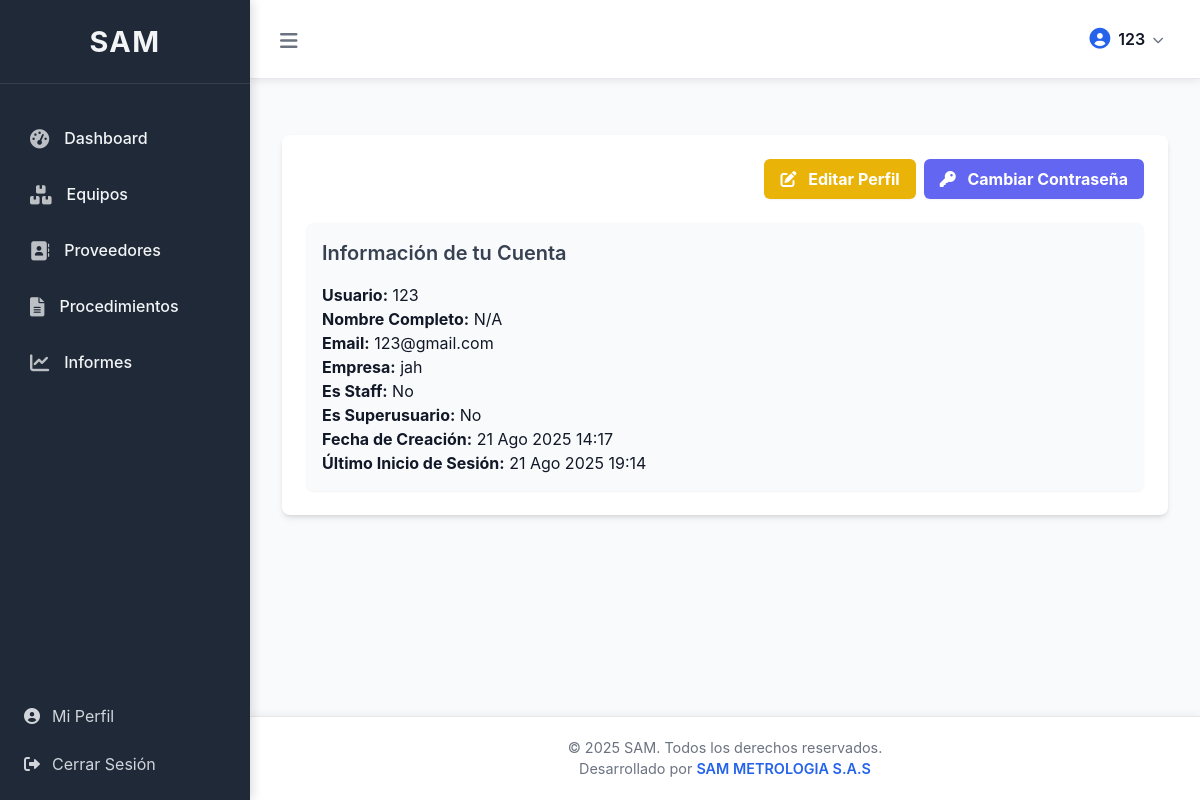
Page /core/perfil/ (signed in) on the earlier database version.
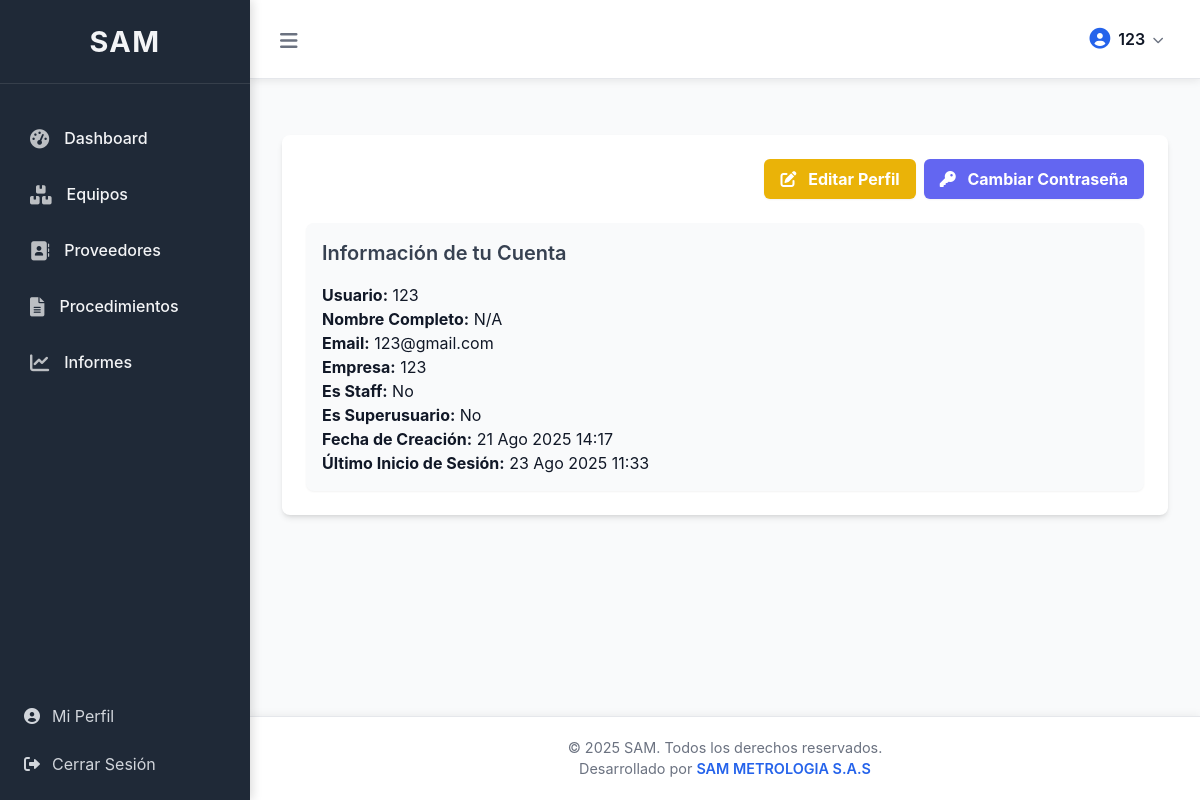
Same page on the later database version.
### core/models.py (models this page shows, shortened)
class CustomUser(AbstractUser):
    empresa = models.ForeignKey(Empresa, on_delete=models.SET_NULL, null=True, blank=True, related_name='usuarios_empresa') # Cambiado related_name
    groups = models.ManyToManyField(
        'auth.Group',
        related_name='customuser_groups', # related_name único para evitar conflictos
        blank=True,
        help_text='The groups this user belongs to. A user will get all permissions granted to each of their groups.',
        verbose_name='groups',
    )
    user_permissions = models.ManyToManyField(
        'auth.Permission',
        related_name='customuser_user_permissions', # related_name único para evitar conflictos
        blank=True,
        help_text='Specific permissions for this user.',
        verbose_name='user permissions',
    )
    class Meta:
        verbose_name = "Usuario"
        verbose_name_plural = "Usuarios"
        permissions = [
            ("can_view_customuser", "Can view custom user"),
            ("can_add_customuser", "Can add custom user"),
            ("can_change_customuser", "Can change custom user"),
            ("can_delete_customuser", "Can delete custom user"),
        ]

class Empresa(models.Model):
    nombre = models.CharField(max_length=200, unique=True)
    nit = models.CharField(max_length=50, unique=True, blank=True, null=True)
    direccion = models.CharField(max_length=255, blank=True, null=True)
    telefono = models.CharField(max_length=20, blank=True, null=True)
    email = models.EmailField(blank=True, null=True)
    logo_empresa = models.ImageField(upload_to='empresas_logos/', blank=True, null=True)
    fecha_registro = models.DateTimeField(auto_now_add=True)
    formato_version_empresa = models.CharField(
        max_length=50,
        blank=True,
        null=True,
        verbose_name="Versión del Formato (Empresa)"
    )
    formato_fecha_version_empresa = models.DateField(
        blank=True,
        null=True,
        verbose_name="Fecha de Versión del Formato (Empresa)"
    )
    formato_codificacion_empresa = models.CharField(
        max_length=100,
        blank=True,
        null=True,
        verbose_name="Codificación del Formato (Empresa)"
    )
    es_periodo_prueba = models.BooleanField(default=False, verbose_name="¿Es Período de Prueba?")
    duracion_prueba_dias = models.IntegerField(default=30, verbose_name="Duración Prueba (días)")
    fecha_inicio_plan = models.DateField(blank=True, null=True, verbose_name="Fecha Inicio Plan")
    limite_equipos_empresa = models.IntegerField(default=5, verbose_name="Límite Máximo de Equipos")
    duracion_suscripcion_meses = models.IntegerField(default=12, blank=True, null=True, verbose_name="Duración Suscripción (meses)")
    acceso_manual_activo = models.BooleanField(default=False, verbose_name="Acceso Manual Activo")
    estado_suscripcion = models.CharField(
        max_length=50,
        choices=[('Activo', 'Activo'), ('Expirado', 'Expirado'), ('Cancelado', 'Cancelado')],
        default='Activo',
        verbose_name="Estado de Suscripción"
    )
    class Meta:
        verbose_name = "Empresa"
        verbose_name_plural = "Empresas"
        ordering = ['nombre']
        permissions = [
            ("can_view_empresas", "Can view empresas"),
            ("can_add_empresas", "Can add empresas"),
            ("can_change_empresas", "Can change empresas"),
            ("can_delete_empresas", "Can can delete empresas"),
        ]
    def get_estado_suscripcion_display(self):
        current_date = timezone.localdate()
        if self.es_periodo_prueba and self.fecha_inicio_plan:
            end_date_trial = self.fecha_inicio_plan + timedelta(days=self.duracion_prueba_dias)
            if current_date > end_date_trial:
                return "Período de Prueba Expirado"
            else:
                return "Período de Prueba Activo"
        elif self.fecha_inicio_plan and self.duracion_suscripcion_meses:
            end_date_plan = self.fecha_inicio_plan + relativedelta(months=self.duracion_suscripcion_meses)
            if current_date > end_date_plan:
                return "Plan Expirado"
        return self.estado_suscripcion

### core/views.py (the view)
# urls.py: path('perfil/', views.perfil_usuario, name='perfil_usuario'),
@access_check # APLICAR ESTE DECORADOR
@login_required
def perfil_usuario(request):
    if request.method == 'POST':
        form = UserProfileForm(request.POST, instance=request.user)
        if form.is_valid():
            form.save()
            messages.success(request, 'Tu perfil ha sido actualizado exitosamente.')
            return redirect('core:perfil_usuario')
        else:
            messages.error(request, 'Error al actualizar tu perfil. Por favor, revisa los campos.')
    else:
        form = UserProfileForm(instance=request.user)
    return render(request, 'core/my_profile.html', {'form': form, 'usuario': request.user, 'titulo_pagina': 'Mi Perfil'})

### core/templates/core/my_profile.html (shortened to what this page needs)
{% extends 'base.html' %}
{% block content %}
<div class="container mx-auto p-6 bg-white rounded-lg shadow-md mt-6">
    <div class="flex justify-end items-center mb-6 space-x-2">
        <a href="{% url 'core:editar_usuario' pk=usuario.pk %}" class="bg-yellow-500 hover:bg-yellow-700 text-white font-bold py-2 px-4 rounded-md shadow-sm transition duration-300 ease-in-out">
            <i class="fas fa-edit mr-2"></i> Editar Perfil
        </a>
        <a href="{% url 'core:password_change' %}" class="bg-indigo-500 hover:bg-indigo-700 text-white font-bold py-2 px-4 rounded-md shadow-sm transition duration-300 ease-in-out">
            <i class="fas fa-key mr-2"></i> Cambiar Contraseña
        </a>
    </div>
    <div class="bg-gray-50 p-4 rounded-lg shadow-sm">
        <h2 class="text-xl font-semibold text-gray-700 mb-4">Información de tu Cuenta</h2>
        <p><strong>Usuario:</strong> {{ usuario.username }}</p>
        <p><strong>Nombre Completo:</strong> {{ usuario.get_full_name|default:"N/A" }}</p>
        <p><strong>Email:</strong> {{ usuario.email|default:"N/A" }}</p>
        <p><strong>Empresa:</strong> {{ usuario.empresa.nombre|default:"N/A" }}</p>
        <p><strong>Es Staff:</strong> {% if usuario.is_staff %}Sí{% else %}No{% endif %}</p>
        <p><strong>Es Superusuario:</strong> {% if usuario.is_superuser %}Sí{% else %}No{% endif %}</p>
        <p><strong>Fecha de Creación:</strong> {{ usuario.date_joined|date:"d M Y H:i" }}</p>
        <p><strong>Último Inicio de Sesión:</strong> {{ usuario.last_login|date:"d M Y H:i"|default:"N/A" }}</p>
    </div>
</div>
{% endblock %}

### templates/base.html (shortened to what this page needs)
{% load static %}
<!DOCTYPE html>
<html lang="es">
<head>
    <script src="https://cdn.tailwindcss.com"></script>
    <link rel="stylesheet" href="https://cdnjs.cloudflare.com/ajax/libs/font-awesome/6.0.0-beta3/css/all.min.css">
</head>
<body>
    <aside id="sidebar" class="sidebar">
        <div class="sidebar-header">
            <h2>SAM</h2>
        </div>
        <nav>
            <ul>
                <li><a href="{% url 'core:dashboard' %}" class="{% if request.resolver_match and request.resolver_match.url_name == 'dashboard' %}active{% endif %}">
                    <i class="fas fa-tachometer-alt"></i> Dashboard
                </a></li>
                <li><a href="{% url 'core:home' %}" class="{% if request.resolver_match and request.resolver_match.url_name == 'home' %}active{% endif %}">
                    <i class="fas fa-boxes"></i> Equipos
                </a></li>
                <li><a href="{% url 'core:listar_proveedores' %}" class="{% if request.resolver_match and request.resolver_match.url_name == 'listar_proveedores' %}active{% endif %}">
                    <i class="fas fa-address-book"></i> Proveedores
                </a></li>
                <li><a href="{% url 'core:listar_procedimientos' %}" class="{% if request.resolver_match and 'procedimiento' in request.resolver_match.url_name %}active{% endif %}">
                    <i class="fas fa-file-alt"></i> Procedimientos
                </a></li>
                <li><a href="{% url 'core:informes' %}" class="{% if request.resolver_match and request.resolver_match.url_name == 'informes' %}active{% endif %}">
                    <i class="fas fa-chart-line"></i> Informes
                </a></li>
            </ul>
        </nav>
        <div class="mt-auto pb-4">
            <a href="{% url 'core:perfil_usuario' %}" class="flex items-center py-2 px-4 text-gray-300 hover:bg-gray-700 hover:text-white rounded-md transition duration-200 ease-in-out mx-2">
                <i class="fas fa-user-circle mr-3"></i> Mi Perfil
            </a>
            <a href="{% url 'core:logout' %}" class="flex items-center py-2 px-4 text-gray-300 hover:bg-red-700 hover:text-white rounded-md transition duration-200 ease-in-out mt-2 mx-2">
                <i class="fas fa-sign-out-alt mr-3"></i> Cerrar Sesión
            </a>
        </div>
    </aside>
    <div id="main-content" class="main-content">
        <div class="navbar">
            <button id="menu-toggle" class="menu-toggle">
                <i class="fas fa-bars text-xl"></i>
            </button>
            <div class="user-menu">
                <button id="user-menu-button" class="user-menu-button">
                    <i class="fas fa-user-circle"></i>
                    <span>{{ user.username }}</span>
                    <i class="fas fa-chevron-down"></i>
                </button>
            </div>
        </div>
        <main class="flex-grow p-4 md:p-6 lg:p-8">
            {% block content %}{% endblock %}
        </main>
        <footer class="main-footer">
            <p>&copy; {% now "Y" %} SAM. Todos los derechos reservados.</p>
            <p>Desarrollado por <a href="https://www.google.com" target="_blank">SAM METROLOGIA S.A.S</a></p>
        </footer>
    </div>
</body>
</html>

Differences in the rows shown:
changed CustomUser "123@gmail.com": empresa.nombre "jah" → "123"; last_login "21 Ago 2025 19:14" → "23 Ago 2025 11:33"
